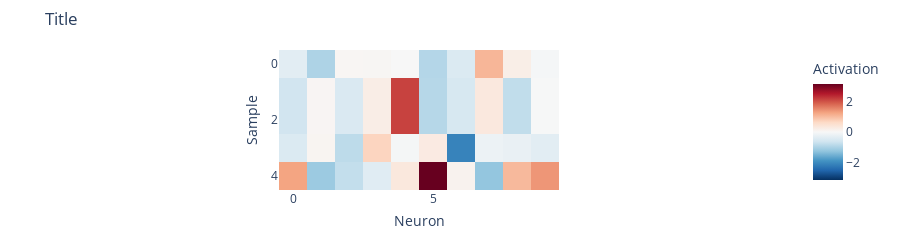

Notebook code cell kept with this figure:
### Code cell
num_neurons = 10

W = torch.randn((len(unique_chars), num_neurons))

tensor_utils.debug_tensor(W)
tensor_utils.debug_tensor(X_enc)

activation = X_enc @ W

tensor_utils.debug_tensor(activation, "Activation")

show_activation_heatmap(activation)

### Figure 1 — Plotly figure (JSON) as saved in the notebook; plotly's stock layout.template omitted (floating-point values rounded to 4 significant figures)
{"data": [{"coloraxis": "coloraxis", "hovertemplate": "Neuron: %{x}<br>Sample: %{y}<br>Activation: %{z}<extra></extra>", "name": "0", "type": "heatmap", "xaxis": "x", "yaxis": "y", "z": [[-0.3414, -0.9754, 0.05505, 0.04893, -0.0004892, -0.9183, -0.4559, 1.054, 0.2133, -0.04211], [-0.6117, 0.05856, -0.4729, 0.2259, 2.152, -0.9008, -0.529, 0.3269, -0.7876, -0.01104], [-0.6117, 0.05856, -0.4729, 0.2259, 2.152, -0.9008, -0.529, 0.3269, -0.7876, -0.01104], [-0.4695, 0.07468, -0.827, 0.6962, -0.04648, 0.2815, -2.105, -0.179, -0.239, -0.342], [1.255, -1.153, -0.7683, -0.3803, 0.334, 3.143, 0.1181, -1.24, 1.023, 1.391]]}], "layout": {"coloraxis": {"cmid": 0, "colorbar": {"title": {"text": "Activation"}}, "colorscale": [[0, "rgb(5,48,97)"], [0.1, "rgb(33,102,172)"], [0.2, "rgb(67,147,195)"], [0.3, "rgb(146,197,222)"], [0.4, "rgb(209,229,240)"], [0.5, "rgb(247,247,247)"], [0.6, "rgb(253,219,199)"], [0.7, "rgb(244,165,130)"], [0.8, "rgb(214,96,77)"], [0.9, "rgb(178,24,43)"], [1, "rgb(103,0,31)"]]}, "height": 200, "margin": {"b": 50, "l": 50, "r": 50, "t": 50}, "title": {"text": "Title"}, "xaxis": {"anchor": "y", "automargin": true, "constrain": "domain", "domain": [0, 1], "scaleanchor": "y", "title": {"standoff": 10, "text": "Neuron"}}, "yaxis": {"anchor": "x", "automargin": true, "autorange": "reversed", "constrain": "domain", "domain": [0, 1], "title": {"standoff": 10, "text": "Sample"}}}}
